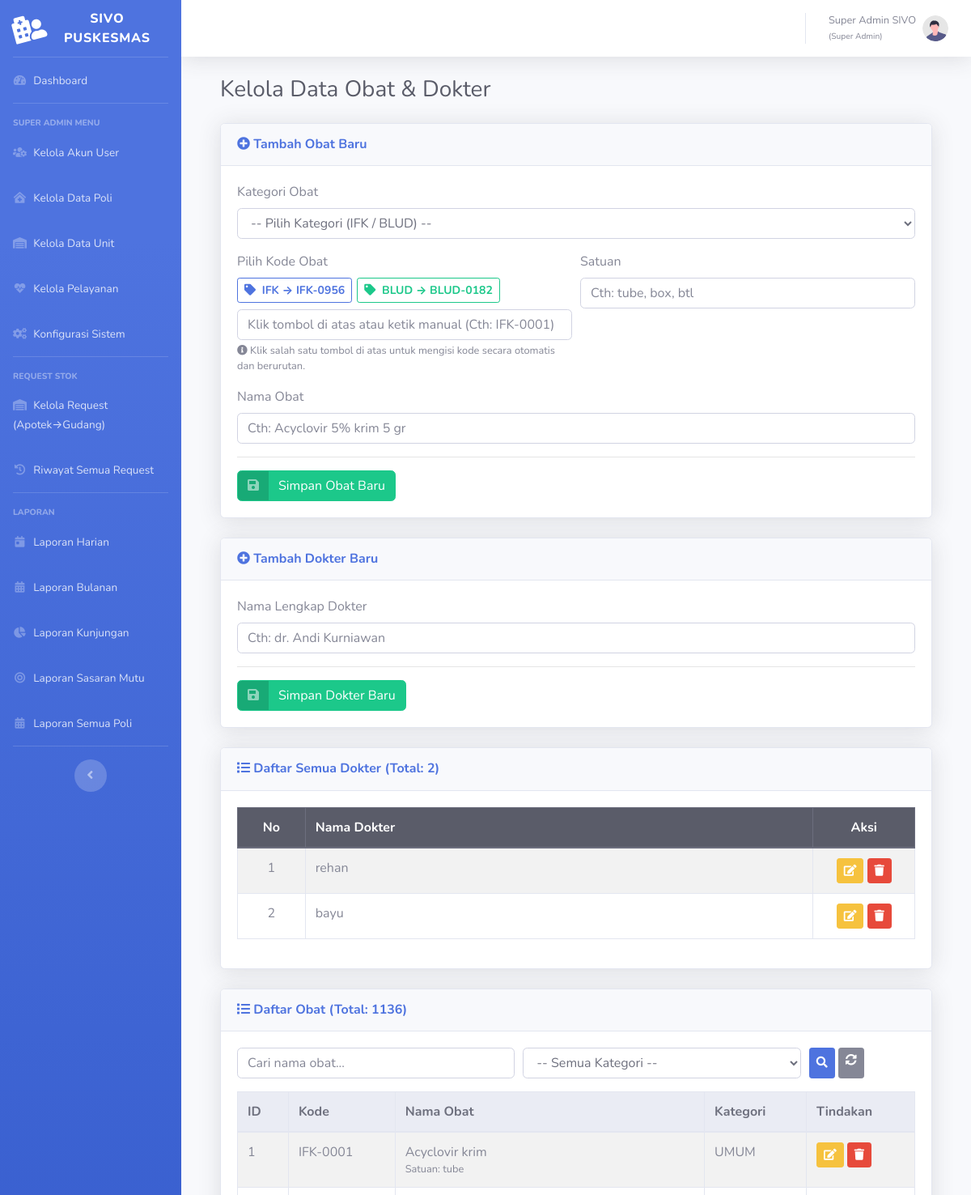
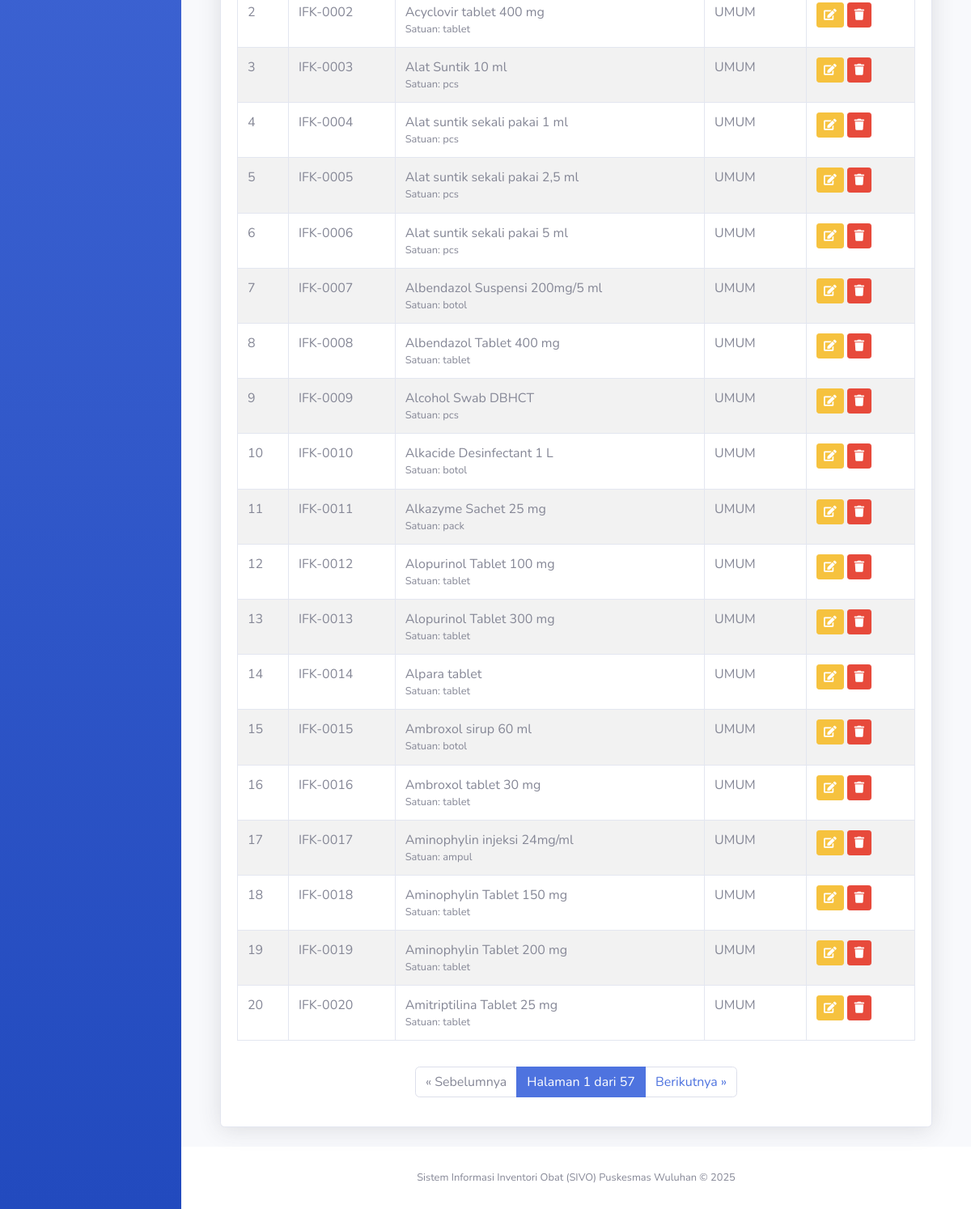
The page /master/data_obat.php (signed in) on the database its author committed (2 pictures, top to bottom).
### tables this page shows
CREATE TABLE `tbl_obat` (
  `id_obat` int(11) NOT NULL,
  `kode_obat` varchar(20) NOT NULL,
  `nama_obat` varchar(255) NOT NULL,
  `satuan` varchar(30) NOT NULL,
  `id_kategori_obat` int(11) DEFAULT NULL
);

CREATE TABLE `tbl_dokter` (
  `id_dokter` int(11) NOT NULL,
  `nama_dokter` varchar(100) NOT NULL,
  `id_poli` int(11) DEFAULT NULL
);

CREATE TABLE `tbl_kategori_obat` (
  `id_kategori_obat` int(11) NOT NULL,
  `id_jenis_obat` int(11) NOT NULL,
  `nama_kategori` varchar(100) NOT NULL COMMENT 'Cth: UMUM, PROGRAM IMUNISASI, BAHAN KIMIA'
);

### master/data_obat.php (the view, shortened to what the rows shown need)
<?php
require_once '../config.php';
$page_title = "Kelola Data Obat & Dokter";
try {
    $filter_kategori = $_GET['kategori'] ?? '';
    $search_nama = $_GET['search'] ?? '';
    $data_per_halaman = 20;
    $halaman_saat_ini = isset($_GET['halaman']) ? (int)$_GET['halaman'] : 1;
    $offset = ($halaman_saat_ini - 1) * $data_per_halaman;
    $sql_base = "FROM
                    tbl_obat o
                LEFT JOIN
                    tbl_kategori_obat k ON o.id_kategori_obat = k.id_kategori_obat
                LEFT JOIN
                    tbl_jenis_obat j ON k.id_jenis_obat = j.id_jenis_obat";
    $params = [];
    $sql_where = "";
    $sql_obat = "SELECT
                    o.id_obat, o.kode_obat, o.nama_obat, o.satuan, o.id_kategori_obat,
                    k.nama_kategori, j.nama_jenis_obat
                " . $sql_base . $sql_where . "
                ORDER BY
                    o.id_obat ASC";
    $sql_obat .= " LIMIT ? OFFSET ?";
    $params_data = $params;
    $params_data[] = $data_per_halaman;
    $params_data[] = $offset;
    $stmt_obat_list = $pdo->prepare($sql_obat);
    $stmt_obat_list->execute($params_data);
    $obats = $stmt_obat_list->fetchAll();
    $stmt_dokter = $pdo->query("SELECT id_dokter, nama_dokter FROM tbl_dokter ORDER BY id_dokter DESC");
    $dokters = $stmt_dokter->fetchAll();
    $sql_last_ifk = "SELECT o.kode_obat
                     FROM tbl_obat o
                     JOIN tbl_kategori_obat k ON o.id_kategori_obat = k.id_kategori_obat
                     JOIN tbl_jenis_obat j ON k.id_jenis_obat = j.id_jenis_obat
                     WHERE j.nama_jenis_obat = 'IFK' AND o.kode_obat LIKE 'IFK-%'
                     ORDER BY CAST(SUBSTRING_INDEX(o.kode_obat, '-', -1) AS UNSIGNED) DESC
                     LIMIT 1";
    $last_ifk_row = $pdo->query($sql_last_ifk)->fetch();
    $next_ifk_num  = $last_ifk_row ? (int)preg_replace('/\D/', '', explode('-', $last_ifk_row['kode_obat'])[1] ?? '0') + 1 : 1;
    $next_ifk_kode = 'IFK-' . str_pad($next_ifk_num, 4, '0', STR_PAD_LEFT);
    $sql_last_blud = "SELECT o.kode_obat
                      FROM tbl_obat o
                      JOIN tbl_kategori_obat k ON o.id_kategori_obat = k.id_kategori_obat
                      JOIN tbl_jenis_obat j ON k.id_jenis_obat = j.id_jenis_obat
                      WHERE j.nama_jenis_obat = 'BLUD' AND o.kode_obat LIKE 'BLUD-%'
                      ORDER BY CAST(SUBSTRING_INDEX(o.kode_obat, '-', -1) AS UNSIGNED) DESC
                      LIMIT 1";
    $last_blud_row = $pdo->query($sql_last_blud)->fetch();
    $next_blud_num  = $last_blud_row ? (int)preg_replace('/\D/', '', explode('-', $last_blud_row['kode_obat'])[1] ?? '0') + 1 : 1;
    $next_blud_kode = 'BLUD-' . str_pad($next_blud_num, 4, '0', STR_PAD_LEFT);
} catch (PDOException $e) {
    die("Error mengambil data: " . $e->getMessage());
}
include '../templates/header.php';
?>
<div class="container-fluid">
    <h1 class="h3 mb-4 text-gray-800"><?php echo htmlspecialchars($page_title); ?></h1>
    <div class="row">
        <div class="col-lg-12">
            <div class="card shadow mb-4">
                <div class="card-body">
                    <form action="<?php echo BASE_URL; ?>master/proses_crud_obat.php" method="POST">
                        <div class="form-row">
                            <div class="form-group col-md-6">
                                <div class="mb-2 d-flex flex-wrap gap-1" style="gap: 6px;">
                                    <button type="button"
                                            class="btn btn-sm btn-outline-primary font-weight-bold"
                                            id="btn_ifk_next"
                                            onclick="isiKodeObat('ifk')"
                                            title="Klik untuk mengisi kode IFK berikutnya">
                                        <i class="fas fa-tag mr-1"></i>
                                        IFK &rarr; <span id="label_ifk_next"><?php echo $next_ifk_kode; ?></span>
                                    </button>
                                    <button type="button"
                                            class="btn btn-sm btn-outline-success font-weight-bold"
                                            id="btn_blud_next"
                                            onclick="isiKodeObat('blud')"
                                            title="Klik untuk mengisi kode BLUD berikutnya">
                                        <i class="fas fa-tag mr-1"></i>
                                        BLUD &rarr; <span id="label_blud_next"><?php echo $next_blud_kode; ?></span>
                                    </button>
                                </div>
                            </div>
                        </div>
                    </form>
                </div>
            </div>
        </div>
        <div class="col-lg-12">
            <div class="card shadow mb-4">
                <div class="card-body">
                    <div class="table-responsive">
                        <table class="table table-bordered table-striped" width="100%">
                            <thead class="thead-dark">
                                <tr>
                                    <th width="10%" class="text-center">No</th>
                                    <th>Nama Dokter</th>
                                    <th width="15%" class="text-center">Aksi</th>
                                </tr>
                            </thead>
                            <tbody>
                                <?php if (empty($dokters)): ?>
                                    <tr>
                                        <td colspan="3" class="text-center">Belum ada data dokter.</td>
                                    </tr>
                                <?php else: ?>
                                    <?php $no_dok = 1; foreach ($dokters as $row): ?>
                                    <tr>
                                        <td class="text-center"><?= $no_dok++; ?></td>
                                        <td><?= htmlspecialchars($row['nama_dokter']); ?></td>
                                        <td class="text-center">
                                            <button class="btn btn-warning btn-sm"
                                                    data-toggle="modal"
                                                    data-target="#editDokterModal"
                                                    data-id="<?= $row['id_dokter']; ?>"
                                                    data-nama="<?= htmlspecialchars($row['nama_dokter']); ?>">
                                                <i class="fas fa-edit"></i>
                                            </button>
                                            <a href="<?php echo BASE_URL; ?>master/proses_tambah_dokter.php?action=delete&id=<?= $row['id_dokter']; ?>"
                                               onclick="return confirm('Hapus dokter \'<?= htmlspecialchars($row['nama_dokter']); ?>\'?');"
                                               class="btn btn-danger btn-sm">
                                                <i class="fas fa-trash"></i>
                                            </a>
                                        </td>
                                    </tr>
                                    <?php endforeach; ?>
                                <?php endif; ?>
                            </tbody>
                        </table>
                    </div>
                </div>
            </div>
        </div>
        <div class="col-lg-12">
            <div class="card shadow mb-4">
                <div class="card-body">
                    <div class="table-responsive">
                        <table class="table table-bordered table-striped" width="100%" cellspacing="0">
                            <thead class="thead-light">
                                <tr>
                                    <th>ID</th>
                                    <th>Kode</th>
                                    <th>Nama Obat</th>
                                    <th>Kategori</th>
                                    <th>Tindakan</th>
                                </tr>
                            </thead>
                            <tbody>
                                <?php if (empty($obats)): ?>
                                    <tr>
                                        <td colspan="5" class="text-center">
                                            <?php echo (empty($filter_kategori) && empty($search_nama)) ? 'Belum ada data obat.' : 'Data obat tidak ditemukan.'; ?>
                                        </td>
                                    </tr>
                                <?php else: ?>
                                    <?php foreach ($obats as $obat): ?>
                                        <tr>
                                            <td><?php echo $obat['id_obat']; ?></td>
                                            <td><?php echo htmlspecialchars($obat['kode_obat']); ?></td>
                                            <td>
                                                <?php echo htmlspecialchars($obat['nama_obat']); ?>
                                                <small class="d-block text-muted">Satuan: <?php echo htmlspecialchars($obat['satuan']); ?></small>
                                            </td>
                                            <td><?php echo htmlspecialchars(isset($obat['nama_kategori']) ? $obat['nama_kategori'] : 'N/A'); ?></td>
                                            <td>
                                                <button type="button" class="btn btn-warning btn-sm"
                                                        data-toggle="modal"
                                                        data-target="#editModal"
                                                        data-id="<?php echo $obat['id_obat']; ?>"
                                                        data-kode="<?php echo htmlspecialchars($obat['kode_obat']); ?>"
                                                        data-nama="<?php echo htmlspecialchars($obat['nama_obat']); ?>"
                                                        data-satuan="<?php echo htmlspecialchars($obat['satuan']); ?>"
                                                        data-id_kategori="<?php echo $obat['id_kategori_obat']; ?>">
                                                    <i class="fas fa-edit"></i>
                                                </button>
                                                <a href="<?php echo BASE_URL; ?>master/proses_crud_obat.php?action=delete&id=<?php echo $obat['id_obat']; ?>"
                                                   onclick="return confirm('PERINGATAN! Menghapus obat ini bisa GAGAL jika sudah terpakai di data transaksi.\n\nLanjutkan menghapus (<?php echo htmlspecialchars($obat['nama_obat']); ?>)?');"
                                                   class="btn btn-danger btn-sm">
                                                    <i class="fas fa-trash"></i>
                                                </a>
                                            </td>
                                        </tr>
                                    <?php endforeach; ?>
                                <?php endif; ?>
                            </tbody>
                        </table>
                    </div>
                </div>
            </div>
        </div>
    </div>
</div>
<?php
include '../templates/footer.php';
?>

### rows shown on the page
tbl_obat: kode_obat "IFK-0956"
tbl_obat: kode_obat "BLUD-0182"
tbl_dokter: nama_dokter "rehan"
tbl_dokter: nama_dokter "bayu"
tbl_obat: id_obat "1", kode_obat "IFK-0001", nama_obat "Acyclovir krim", satuan "tube", id_kategori_obat.nama_kategori "UMUM"
tbl_obat: id_obat "2", kode_obat "IFK-0002", nama_obat "Acyclovir tablet 400 mg", satuan "tablet", id_kategori_obat.nama_kategori "UMUM"
tbl_obat: id_obat "3", kode_obat "IFK-0003", nama_obat "Alat Suntik 10 ml", satuan "pcs", id_kategori_obat.nama_kategori "UMUM"
tbl_obat: id_obat "4", kode_obat "IFK-0004", nama_obat "Alat suntik sekali pakai 1 ml", satuan "pcs", id_kategori_obat.nama_kategori "UMUM"
tbl_obat: id_obat "5", kode_obat "IFK-0005", nama_obat "Alat suntik sekali pakai 2,5 ml", satuan "pcs", id_kategori_obat.nama_kategori "UMUM"
tbl_obat: id_obat "6", kode_obat "IFK-0006", nama_obat "Alat suntik sekali pakai 5 ml", satuan "pcs", id_kategori_obat.nama_kategori "UMUM"
tbl_obat: id_obat "7", kode_obat "IFK-0007", nama_obat "Albendazol Suspensi 200mg/5 ml", satuan "botol", id_kategori_obat.nama_kategori "UMUM"
tbl_obat: id_obat "8", kode_obat "IFK-0008", nama_obat "Albendazol Tablet 400 mg", satuan "tablet", id_kategori_obat.nama_kategori "UMUM"
tbl_obat: id_obat "9", kode_obat "IFK-0009", nama_obat "Alcohol Swab DBHCT", satuan "pcs", id_kategori_obat.nama_kategori "UMUM"
tbl_obat: id_obat "10", kode_obat "IFK-0010", nama_obat "Alkacide Desinfectant 1 L", satuan "botol", id_kategori_obat.nama_kategori "UMUM"
tbl_obat: id_obat "11", kode_obat "IFK-0011", nama_obat "Alkazyme Sachet 25 mg", satuan "pack", id_kategori_obat.nama_kategori "UMUM"
tbl_obat: id_obat "12", kode_obat "IFK-0012", nama_obat "Alopurinol Tablet 100 mg", satuan "tablet", id_kategori_obat.nama_kategori "UMUM"
tbl_obat: id_obat "13", kode_obat "IFK-0013", nama_obat "Alopurinol Tablet 300 mg", satuan "tablet", id_kategori_obat.nama_kategori "UMUM"
tbl_obat: id_obat "14", kode_obat "IFK-0014", nama_obat "Alpara tablet", satuan "tablet", id_kategori_obat.nama_kategori "UMUM"
tbl_obat: id_obat "15", kode_obat "IFK-0015", nama_obat "Ambroxol sirup 60 ml", satuan "botol", id_kategori_obat.nama_kategori "UMUM"
tbl_obat: id_obat "16", kode_obat "IFK-0016", nama_obat "Ambroxol tablet 30 mg", satuan "tablet", id_kategori_obat.nama_kategori "UMUM"
tbl_obat: id_obat "17", kode_obat "IFK-0017", nama_obat "Aminophylin injeksi 24mg/ml", satuan "ampul", id_kategori_obat.nama_kategori "UMUM"
tbl_obat: id_obat "18", kode_obat "IFK-0018", nama_obat "Aminophylin Tablet 150 mg", satuan "tablet", id_kategori_obat.nama_kategori "UMUM"
tbl_obat: id_obat "19", kode_obat "IFK-0019", nama_obat "Aminophylin Tablet 200 mg", satuan "tablet", id_kategori_obat.nama_kategori "UMUM"
tbl_obat: id_obat "20", kode_obat "IFK-0020", nama_obat "Amitriptilina Tablet 25 mg", satuan "tablet", id_kategori_obat.nama_kategori "UMUM"

### other values the page prints
$_SESSION['nama_lengkap'] "Super Admin SIVO"
$_SESSION['role_nama'] "Super Admin"
$page_title "Kelola Data Obat & Dokter"
count($dokters) "2"
$total_data "1136"
$halaman_saat_ini "1"
$total_halaman "57"
